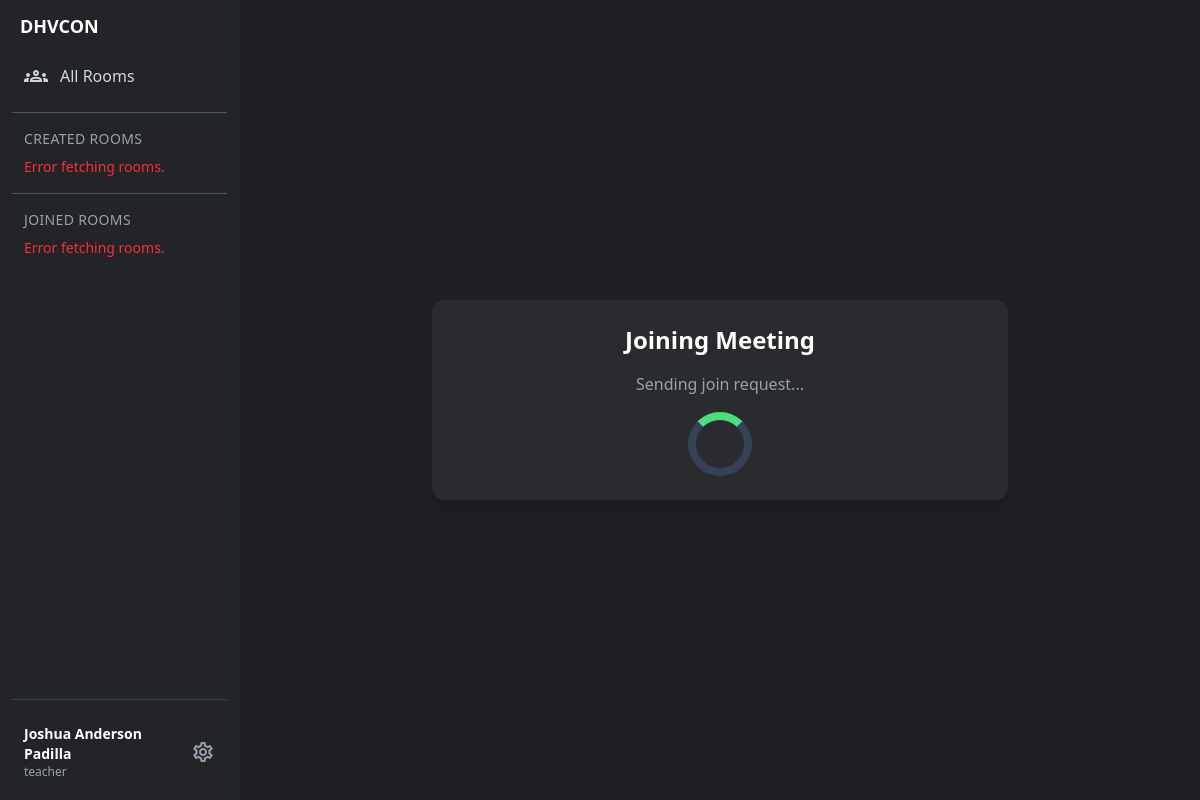
Before: /home/pending_room.php?code=MTG-VJWB1N (signed in) with the older database file.
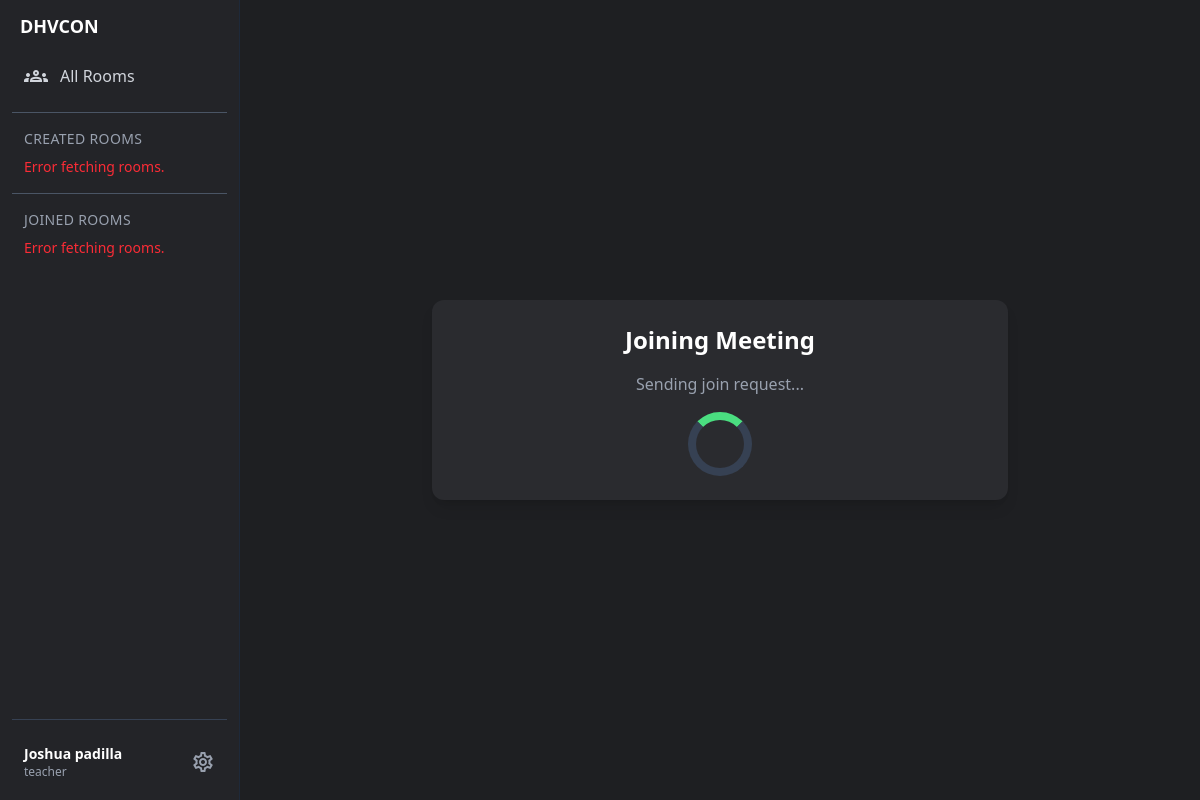
After: the same page with the newer database file.
### tables this page shows
CREATE TABLE `user` (
  `user_id` int(11) NOT NULL,
  `user_fullname` varchar(60) NOT NULL,
  `user_email` varchar(60) NOT NULL,
  `user_password` varchar(255) NOT NULL,
  `user_type` enum('admin','teacher','student','') NOT NULL,
  `user_requirements` longtext DEFAULT NULL CHECK (json_valid(`user_requirements`)),
  `user_status` int(11) NOT NULL DEFAULT 0 COMMENT '0=for-approval,1=active,2=disabled'
);

### controller/config.php (called while the page is built, shortened)
<?php
class db_connect
{
    public $host = db_host;
    public $user = db_user;
    public $pass = db_pass;
    public $name = db_name;
    public function connect()
    {
        try {
            $this->conn = new mysqli($this->host, $this->user, $this->pass, $this->name);
        } catch (\Throwable $th) {
            header("Location:setup.php");
        }
    }
}

### home/auth.php (called while the page is built, shortened)
<?php
include ('../controller/config.php');
class auth_class extends db_connect
{
    public function check_account($id) {
        $id = intval($id);
        $query = "SELECT * FROM `user` WHERE user_id = $id AND user_status=1";
        $result = $this->conn->query($query);
        $items = [];
        if ($result && $result->num_rows > 0) {
            while ($row = $result->fetch_assoc()) {
                $items[] = $row;
            }
        }
        return $items;
    }
}

### home/pending_room.php (the view, shortened to what this page needs)
<?php
include "../src/components/home/header.php";
?>
<main class="flex-1 bg-[#1e1f22] min-h-screen flex flex-col items-center justify-center p-6 transition-all duration-300 ml-0 md:ml-60">
    <div class="w-full max-w-xl bg-[#2a2b2f] rounded-xl shadow-lg p-6 flex flex-col items-center gap-4">
        <h1 class="text-white text-2xl font-semibold text-center">Joining Meeting</h1>
        <p id="statusMessage" class="text-gray-400 text-center">Sending join request...</p>
        <div class="loader ease-linear rounded-full border-8 border-t-8 border-gray-700 h-16 w-16"></div>
    </div>
</main>
<?php
include "../src/components/home/footer.php";
?>

### src/components/home/header.php (shortened to what this page needs)
<?php
include "auth.php";
$db = new auth_class();
if (isset($_SESSION['user_id'])) {
    $id = intval($_SESSION['user_id']);
    $On_Session = $db->check_account($id);
} else {
   header('location: ../signin');
}
?>
<!doctype html>
<html lang="en">
<head>
  <link href="../src/output.css" rel="stylesheet" />
  <link href="../src/scrollbar.css" rel="stylesheet" />
  <link href="../src/alertifyconfig.css" rel="stylesheet" />
  <link rel="stylesheet" href="https://cdnjs.cloudflare.com/ajax/libs/AlertifyJS/1.13.1/css/alertify.css" />
</head>
<body class="bg-[#1e1f22] text-white min-h-screen flex">
  <aside id="sidebar" class="bg-[#232428] w-60 p-3 border-r border-gray-800 fixed inset-y-0 left-0 transform -translate-x-full md:translate-x-0 transition-transform duration-300 flex flex-col z-40">
    <h2 class="text-lg font-semibold px-2 mb-4">DHVCON</h2>
    <nav id="roomNav" class="flex flex-col gap-1">
      <a href="../home/" class="flex items-center gap-3 px-3 py-2 rounded-md
        text-gray-300 hover:bg-gray-700 hover:text-white transition-colors duration-200">
        <span class="material-icons-outlined text-xl">groups</span>
        <span>All Rooms</span>
      </a>
      <hr class="my-3 border-gray-600">
      <h2 class="text-sm text-gray-400 px-3 mb-1 uppercase tracking-wide">Created Rooms</h2>
      <div id="createdRooms" class="flex flex-col gap-1"></div>
      <hr class="my-3 border-gray-600">
      <h2 class="text-sm text-gray-400 px-3 mb-1 uppercase tracking-wide">Joined Rooms</h2>
      <div id="joinedRooms" class="flex flex-col gap-1"></div>
    </nav>
    <div class="mt-auto pt-4 border-t border-gray-700 relative">
      <div class="flex items-center gap-3 px-3 py-2">
        <div>
          <div class="flex flex-col">
            <p class="text-sm font-semibold text-white"><?= ucfirst($On_Session[0]['user_fullname']); ?></p>
            <p class="text-xs text-gray-400"><?= $On_Session[0]['user_type'] ?></p>
          </div>
        </div>
        <span id="settings-btn" class="material-icons-outlined text-gray-400 text-xl cursor-pointer ml-auto hover:text-white">settings</span>
      </div>
    </div>
  </aside>

Changed rows visible on the page:
changed user "teacher": user_fullname "Joshua Anderson Padilla" → "Joshua padilla"
